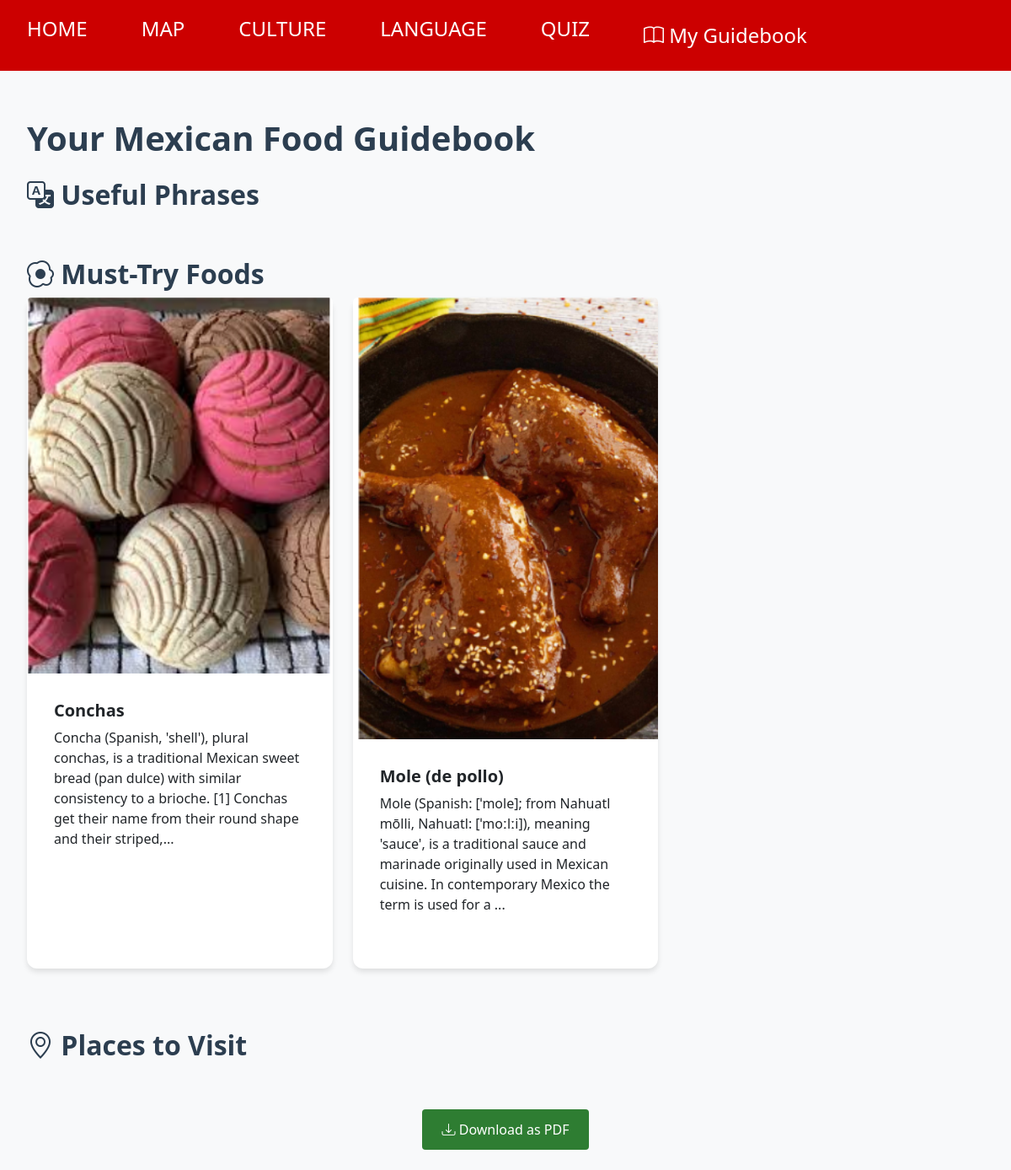
The app's page /guidebook, older data.
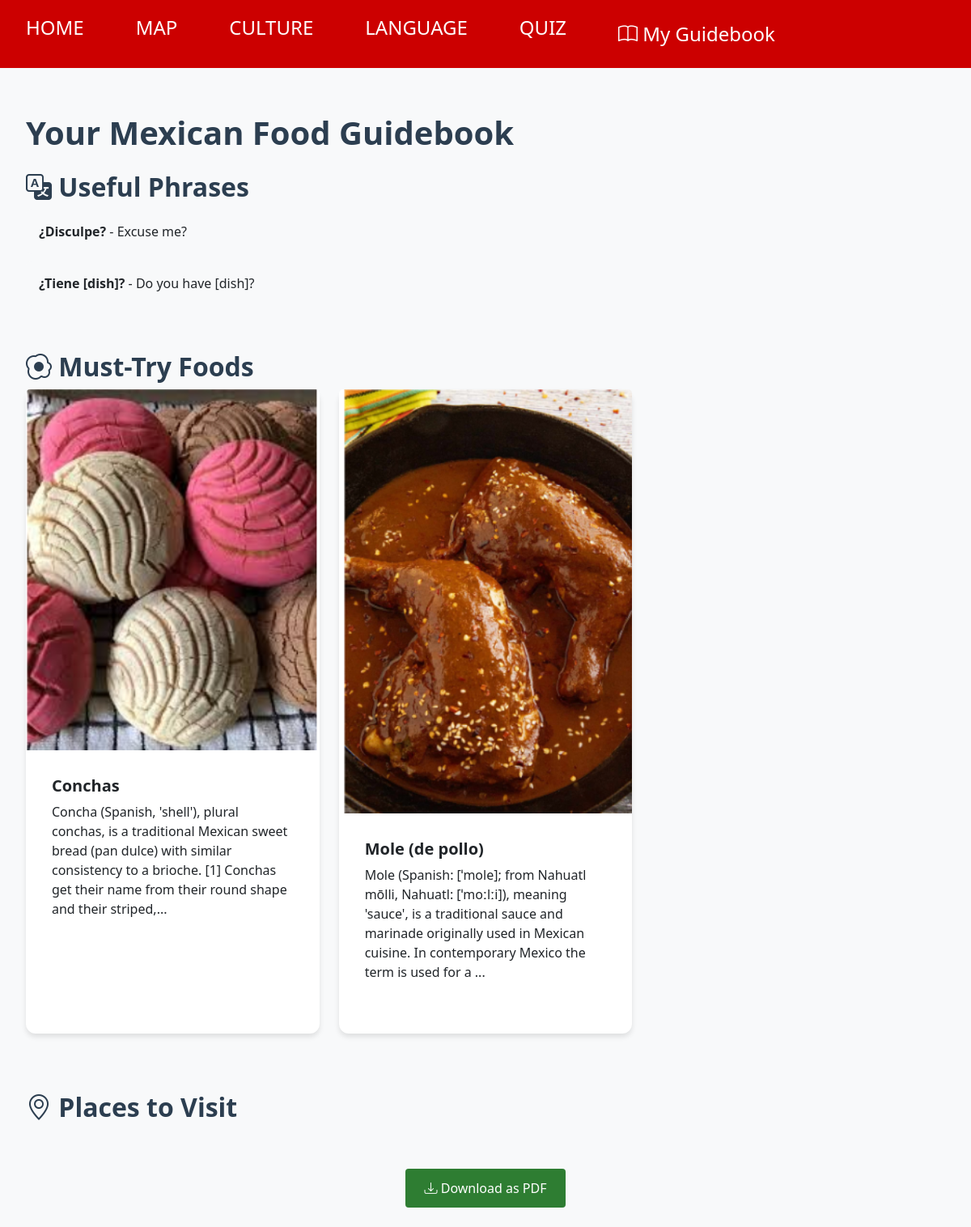
The same page, newer data.
### tables this page shows
CREATE TABLE saved_items
                 (id INTEGER PRIMARY KEY AUTOINCREMENT,
                  item_type TEXT,
                  item_id TEXT,
                  timestamp DATETIME);

### app.py (the view)
@app.route('/guidebook')
def guidebook():
    conn = get_db()
    c = conn.cursor()
    c.execute('INSERT INTO page_visits (page, timestamp) VALUES (?, ?)',
              ('guidebook', datetime.now()))
    conn.commit()
    c.execute('SELECT * FROM saved_items')
    saved_items = c.fetchall()
    conn.close()
    saved_foods = [f for f in foods if f['id'] in [i['item_id'] for i in saved_items if i['item_type'] == 'food']]
    saved_phrases = [p for p in phrases if p['spanish'] in [i['item_id'] for i in saved_items if i['item_type'] == 'phrase']]
    saved_places = []
    for category in places.values():
        saved_places.extend([p for p in category if p['name'] in [i['item_id'] for i in saved_items if i['item_type'] == 'place']])
    return render_template('guidebook.html',
                         foods=saved_foods,
                         phrases=saved_phrases,
                         places=saved_places)

### app.py (called while the page is built)
def get_db():
    conn = sqlite3.connect('user_progress.db')
    conn.row_factory = sqlite3.Row
    return conn

### templates/guidebook.html (shortened to what this page needs)
{% extends "base.html" %}
{% block content %}
<div class="container py-4">
    <h1 class="mb-4">Your Mexican Food Guidebook</h1>
    <section class="mb-5">
        <h2><i class="bi bi-translate"></i> Useful Phrases</h2>
        <div class="list-group">
            {% for phrase in phrases %}
            <div class="list-group-item">
                <strong>{{ phrase.spanish }}</strong> - {{ phrase.english }}
            </div>
            {% endfor %}
        </div>
    </section>
    <section class="mb-5">
        <h2><i class="bi bi-egg-fried"></i> Must-Try Foods</h2>
        <div class="row">
            {% for food in foods %}
            <div class="col-md-4 mb-4">
                <div class="card h-100">
                    <img src="{{ url_for('static', filename=food.image) }}" class="card-img-top" alt="{{ food.name }}">
                    <div class="card-body">
                        <h5 class="card-title">{{ food.name }}</h5>
                        <p class="card-text">{{ food.description[:200] }}...</p>
                    </div>
                </div>
            </div>
            {% endfor %}
        </div>
    </section>
    <section class="mb-5">
        <h2><i class="bi bi-geo-alt"></i> Places to Visit</h2>
    </section>
    <div class="text-center mt-4">
        <a href="#" class="btn btn-primary" onclick="window.print()">
            <i class="bi bi-download"></i> Download as PDF
        </a>
    </div>
</div>
{% endblock %}

### templates/base.html (shortened to what this page needs)
<!DOCTYPE html>
<html lang="en">
<head>
    <link href="https://cdn.jsdelivr.net/npm/bootstrap@5.3.0/dist/css/bootstrap.min.css" rel="stylesheet">
    <link rel="stylesheet" href="https://cdn.jsdelivr.net/npm/bootstrap-icons@1.7.2/font/bootstrap-icons.css">
    <link rel="stylesheet" href="{{ url_for('static', filename='css/style.css') }}">
</head>
<body>
    <nav class="main-nav">
        <div class="container">
            <ul class="nav-list">
                <li><a href="{{ url_for('home') }}">HOME</a></li>
                <li><a href="{{ url_for('learn', section='map') }}">MAP</a></li>
                <li><a href="{{ url_for('learn', section='culture') }}">CULTURE</a></li>
                <li><a href="{{ url_for('learn', section='language') }}">LANGUAGE</a></li>
                <li><a href="{{ url_for('quiz') }}">QUIZ</a></li>
                <li><a href="{{ url_for('guidebook') }}" class="btn btn-outline-primary"><i class="bi bi-book"></i> My Guidebook</a></li>
            </ul>
        </div>
    </nav>
    <main class="container">
        {% block content %}{% endblock %}
    </main>
</body>
</html>

### static/css/style.css (style rules this page uses)
:root { --primary-red: #cc0000; --primary-green: #2e7d32; --text-dark: #333; --text-light: #fff; --background-light: #f8f9fa; --primary-color: #4a6bff; --secondary-color: #6c757d; --success-color: #28a745; --danger-color: #dc3545; --light-bg: #f8f9fa; --card-shadow: 0 4px 6px rgba(0, 0, 0, 0.1); }
body { font-family: 'Segoe UI', Tahoma, Geneva, Verdana, sans-serif; margin: 0; padding: 0; color: var(--text-dark); background-color: var(--light-bg); }
.main-nav { background-color: var(--primary-red); padding: 1rem 0; margin-bottom: 2rem; }
.nav-list { list-style: none; margin: 0; padding: 0; display: flex; justify-content: flex-start; gap: 2rem; }
.nav-list li a { color: var(--text-light); text-decoration: none; font-size: 1.5rem; font-weight: 500; padding: 0.5rem 1rem; }
.container { max-width: 1200px; margin: 0 auto; padding: 0 1rem; }
.btn { display: inline-block; padding: 0.75rem 1.5rem; border: none; border-radius: 4px; font-size: 1rem; font-weight: 500; text-decoration: none; cursor: pointer; transition: background-color 0.2s; }
.btn-primary { background-color: var(--primary-green); color: var(--text-light); }
.text-center { text-align: center; }
.card { border: none; border-radius: 12px; box-shadow: var(--card-shadow); margin-bottom: 2rem; background: white; }
.card-body { padding: 2rem; }
h1, h2, h3, h4, h5, h6 { font-weight: 600; color: #2c3e50; }
.list-group-item { border: none; padding: 1rem; margin-bottom: 0.5rem; border-radius: 8px !important; background-color: var(--light-bg); }
.list-group-item:first-child { border-top: none; }
.list-group-item:last-child { border-bottom: none; }

Row changes from the older to the newer data that the page shows:
added saved_items: spanish "¿Disculpe?", english "Excuse me?"
added saved_items: spanish "¿Tiene [dish]?", english "Do you have [dish]?"
